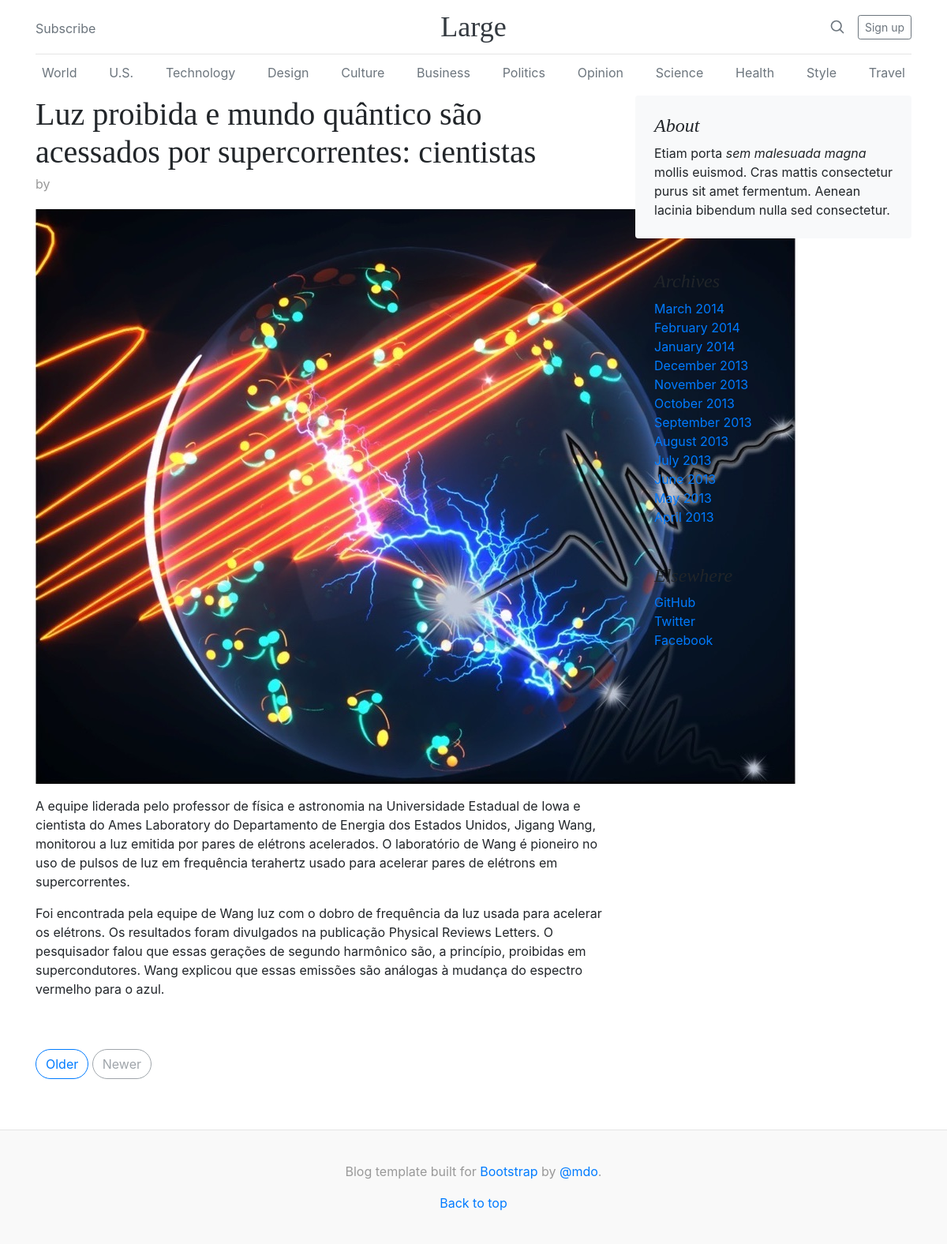
/post/1, run on the app's committed database.
### blog/models.py (models this page shows, shortened)
class Post(models.Model):
    title = models.CharField(max_length=255)
    summary = RichTextField()
    content = RichTextUploadingField()
    author = models.ForeignKey(User, on_delete=models.PROTECT)
    create_at = models.DateField(auto_now_add=True)

### blog/views.py (the view)
# urls.py: path('post/<int:post_id>', views.post)
def post(request, post_id):
    post = Post.objects.get(pk=post_id)
    return render(request, "post.html", {"post":post})

### blog/templates/post.html
{% extends "layout.html" %}
{% block content %}
  <div class="blog-post">
    <h2 class="blog-post-title">
        {{ post.title }}
    </h2>
    <p class="blog-post-meta">{{post.created_at|date:'d, M Y' }} by <a href="#">{{ post.author.get_full_name}}</a></p>
    {{post.content|safe}}
    </div>
  <nav class="blog-pagination">
    <a class="btn btn-outline-primary" href="#">Older</a>
    <a class="btn btn-outline-secondary disabled" href="#" tabindex="-1" aria-disabled="true">Newer</a>
  </nav>
{% endblock %}

### blog/templates/layout.html (shortened to what this page needs)
<!doctype html>
<html lang="en">
  <head>
    <link rel="stylesheet" href="https://stackpath.bootstrapcdn.com/bootstrap/4.5.0/css/bootstrap.min.css">
  </head>
  <body>
    <div class="container">
  <header class="blog-header py-3">
    <div class="row flex-nowrap justify-content-between align-items-center">
      <div class="col-4 pt-1">
        <a class="text-muted" href="#">Subscribe</a>
      </div>
      <div class="col-4 text-center">
        <a class="blog-header-logo text-dark" href="#">Large</a>
      </div>
      <div class="col-4 d-flex justify-content-end align-items-center">
        <a class="text-muted" href="#" aria-label="Search">
          <svg xmlns="http://www.w3.org/2000/svg" width="20" height="20" fill="none" stroke="currentColor" stroke-linecap="round" stroke-linejoin="round" stroke-width="2" class="mx-3" role="img" viewBox="0 0 24 24" focusable="false"><title>Search</title><circle cx="10.5" cy="10.5" r="7.5"/><path d="M21 21l-5.2-5.2"/></svg>
        </a>
        <a class="btn btn-sm btn-outline-secondary" href="#">Sign up</a>
      </div>
    </div>
  </header>
  <div class="nav-scroller py-1 mb-2">
    <nav class="nav d-flex justify-content-between">
      <a class="p-2 text-muted" href="#">World</a>
      <a class="p-2 text-muted" href="#">U.S.</a>
      <a class="p-2 text-muted" href="#">Technology</a>
      <a class="p-2 text-muted" href="#">Design</a>
      <a class="p-2 text-muted" href="#">Culture</a>
      <a class="p-2 text-muted" href="#">Business</a>
      <a class="p-2 text-muted" href="#">Politics</a>
      <a class="p-2 text-muted" href="#">Opinion</a>
      <a class="p-2 text-muted" href="#">Science</a>
      <a class="p-2 text-muted" href="#">Health</a>
      <a class="p-2 text-muted" href="#">Style</a>
      <a class="p-2 text-muted" href="#">Travel</a>
    </nav>
  </div>
</div>
<main role="main" class="container">
  <div class="row">
    <div class="col-md-8 blog-main">
      {% block content %} {% endblock %}
    </div>
    <aside class="col-md-4 blog-sidebar">
      <div class="p-4 mb-3 bg-light rounded">
        <h4 class="font-italic">About</h4>
        <p class="mb-0">Etiam porta <em>sem malesuada magna</em> mollis euismod. Cras mattis consectetur purus sit amet fermentum. Aenean lacinia bibendum nulla sed consectetur.</p>
      </div>
      <div class="p-4">
        <h4 class="font-italic">Archives</h4>
        <ol class="list-unstyled mb-0">
          <li><a href="#">March 2014</a></li>
          <li><a href="#">February 2014</a></li>
          <li><a href="#">January 2014</a></li>
          <li><a href="#">December 2013</a></li>
          <li><a href="#">November 2013</a></li>
          <li><a href="#">October 2013</a></li>
          <li><a href="#">September 2013</a></li>
          <li><a href="#">August 2013</a></li>
          <li><a href="#">July 2013</a></li>
          <li><a href="#">June 2013</a></li>
          <li><a href="#">May 2013</a></li>
          <li><a href="#">April 2013</a></li>
        </ol>
      </div>
      <div class="p-4">
        <h4 class="font-italic">Elsewhere</h4>
        <ol class="list-unstyled">
          <li><a href="#">GitHub</a></li>
          <li><a href="#">Twitter</a></li>
          <li><a href="#">Facebook</a></li>
        </ol>
      </div>
    </aside>
  </div>
</main>
<footer class="blog-footer">
  <p>Blog template built for <a href="https://getbootstrap.com/">Bootstrap</a> by <a href="https://twitter.com/mdo">@mdo</a>.</p>
  <p>
    <a href="#">Back to top</a>
  </p>
</footer>
</body>
</html>

### blog/templates/layout.html (style rules this page uses)
.blog-header { line-height: 1; border-bottom: 1px solid #e5e5e5; }
.blog-header-logo { font-family: "Playfair Display", Georgia, "Times New Roman", serif; font-size: 2.25rem; }
h1, h2, h3, h4, h5, h6 { font-family: "Playfair Display", Georgia, "Times New Roman", serif; }
.nav-scroller { position: relative; z-index: 2; height: 2.75rem; overflow-y: hidden; }
.nav-scroller .nav { display: -ms-flexbox; display: flex; -ms-flex-wrap: nowrap; flex-wrap: nowrap; padding-bottom: 1rem; margin-top: -1px; overflow-x: auto; text-align: center; white-space: nowrap; -webkit-overflow-scrolling: touch; }
.blog-pagination { margin-bottom: 4rem; }
.blog-pagination > .btn { border-radius: 2rem; }
.blog-post { margin-bottom: 4rem; }
.blog-post-title { margin-bottom: .25rem; font-size: 2.5rem; }
.blog-post-meta { margin-bottom: 1.25rem; color: #999; }
.blog-footer { padding: 2.5rem 0; color: #999; text-align: center; background-color: #f9f9f9; border-top: .05rem solid #e5e5e5; }
.blog-footer p:last-child { margin-bottom: 0; }

### data on the page
Post: title "Luz proibida e mundo quântico são acessados por supercorrentes: cientistas", content (picture), content "A equipe liderada pelo professor de física e astronomia na Universidade Estadual de Iowa e cientista do Ames Laboratory do Departamento de Energia dos Estados Unidos, Jigang Wang, monitorou a luz emitida por pares de elétrons acelerados. O laboratório de Wang é pioneiro no uso de pulsos de luz em frequência terahertz usado para acelerar pares de elétrons em supercorrentes. Foi encontrada pela equipe de Wang luz com o dobro de frequência da luz usada para acelerar os elétrons. Os resultados foram divulgados na publicação Physical Reviews Letters. O pesquisador falou que essas gerações de segundo harmônico são, a princípio, proibidas em supercondutores. Wang explicou que essas emissões são…"
